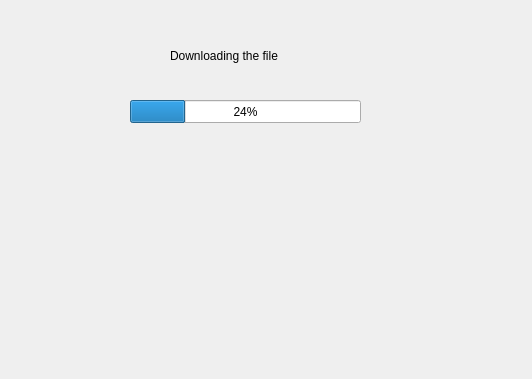
<?xml version="1.0" encoding="UTF-8"?>
<ui version="4.0">
 <class>Dialog</class>
 <widget class="QDialog" name="Dialog">
  <property name="geometry">
   <rect>
    <x>0</x>
    <y>0</y>
    <width>532</width>
    <height>379</height>
   </rect>
  </property>
  <property name="windowTitle">
   <string>Dialog</string>
  </property>
  <widget class="QLabel" name="label">
   <property name="geometry">
    <rect>
     <x>170</x>
     <y>40</y>
     <width>151</width>
     <height>31</height>
    </rect>
   </property>
   <property name="text">
    <string>Downloading the file</string>
   </property>
  </widget>
  <widget class="QProgressBar" name="progressBar">
   <property name="geometry">
    <rect>
     <x>130</x>
     <y>100</y>
     <width>231</width>
     <height>23</height>
    </rect>
   </property>
   <property name="value">
    <number>24</number>
   </property>
  </widget>
 </widget>
 <resources/>
 <connections/>
</ui>
